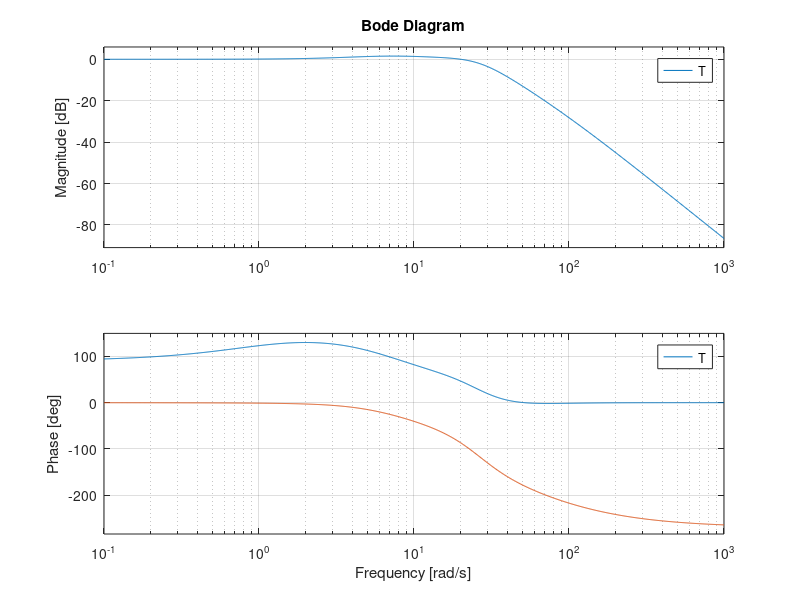
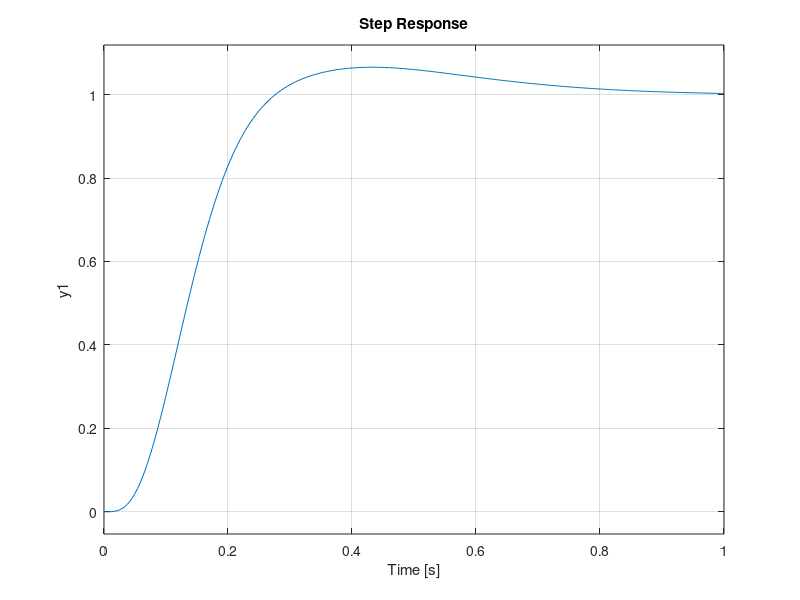

MATLAB code for these plots, in order: (Note: this script raises an error after producing the figures.)
clear
close all

s = tf('s');

%% Process
G = 20 / ((s+1)*((s/20)^2 + s/20 + 1));

%% Disturbance
Gd = 10 / (s+1);

% The disturbance's crossover frequency
[~,~,~,wc] = margin(Gd)


%% Fy

% Safe zone: wd > wc
wd = wc + 5;

wi = 0.5 * wc;

p_1 = 5 * wc;
p_2 = 5 * wc;


Fy = (s + wi) * Gd / (s * G);
Fy = Fy * p_1 * p_2 / ((s+p_1)*(s+p_2));

[mag, ph] = bode(Fy * G, wd)

% The desired phase margin
ph_desired = 30;

ph = ph + 180
phi = abs(ph_desired - ph);

b = (1 - sin(phi * pi / 180)) / (1 + sin(phi * pi / 180))
Td = 1 / (wd * sqrt(b))
K = sqrt(b) / mag


Fy = Fy * K * (Td *s + 1) / (b * Td * s + 1);
Fy = minreal(Fy);

%% L
L = Fy * G;

%% Fr
t = 0.1;
Fr = 1 / (1 + t*s);

%% Sensitivity tranfer function

S = 1 / (1 + L);

%% Complementary sensitivity transfer function

T = 1 - S;

%% The closed-loop transfer function from d to y

Cd = minreal(Gd * S);

%% The closed-loop transfer function from r to y

Cr = minreal(Fy * Fr * G * S);

%% Control input with regard to the reference

ur = minreal(Fy * Fr * S);

%% Control input with regard to the disturbance

ud = minreal(Fy * Gd * S);

%% Plot figures
bode(S);
hold on
bode(T)

figure
step(Cr)
stepinfo(Cr)

figure
step(Cd)
stepinfo(Cd)

figure
step(ur)
hold on
step(ud)


max(step(ur)) - min(step(ud))
max(step(ud)) - min(step(ur))